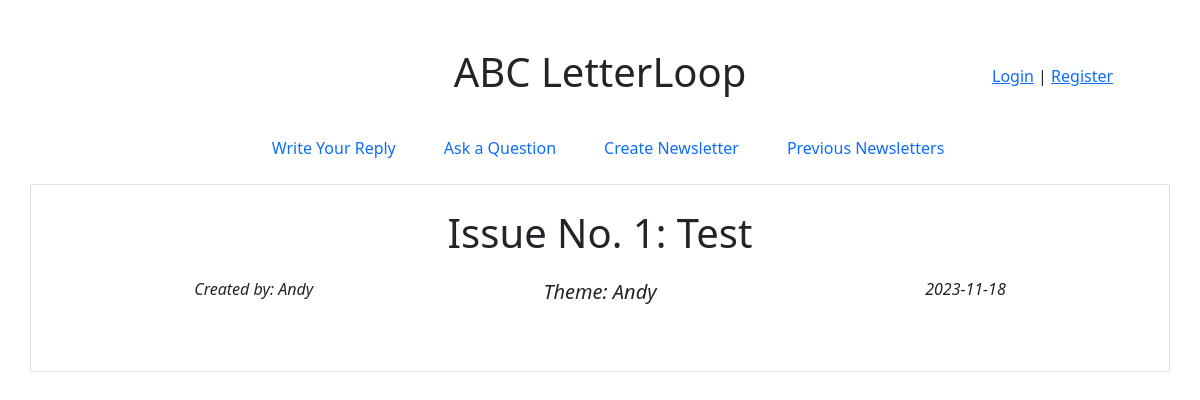
The app's page /, older data.
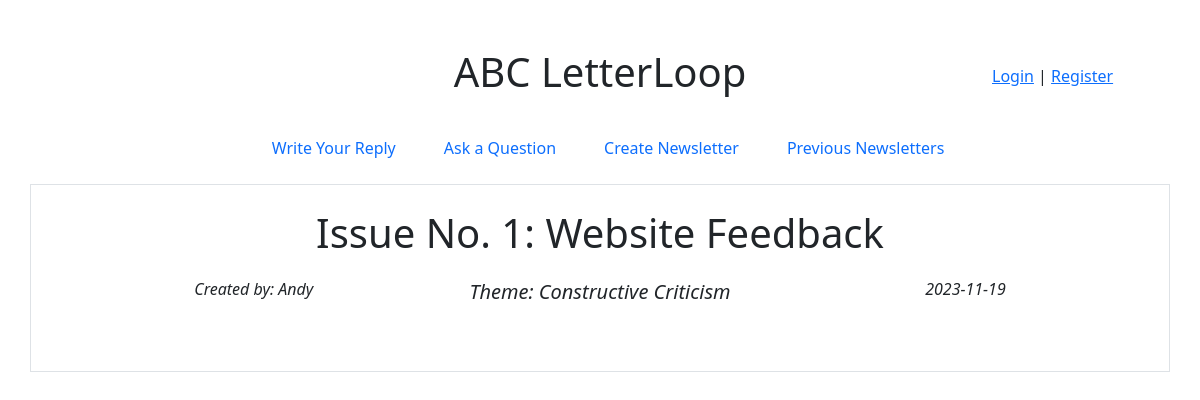
The same page, newer data.
### db.py (models this page shows)
class Issue(db.Model):
    issueId = db.Column(Integer, primary_key=True, autoincrement=True)
    name = db.Column(String, nullable=False)
    theme = db.Column(String)
    date = db.Column(DateTime, default=datetime.now)
    q_dl = db.Column(DateTime, nullable=False)
    a_dl = db.Column(DateTime, nullable=False)
    userId = db.Column(Integer, db.ForeignKey('user.userId'))
    questions = db.relationship('Question', backref='issue', lazy=False)

class User(db.Model):
    userId = db.Column(Integer, primary_key=True, autoincrement=True)
    name = db.Column(String, nullable=False)
    email = db.Column(String, nullable=False, unique=True)
    password = db.Column(String, nullable=False)
    replied = db.Column(Boolean, nullable=False)
    asked = db.relationship('Question', backref='user', lazy=False)
    answered = db.relationship('Answer', backref='user', lazy=False)

### app.py (the view)
@app.route("/", methods=["GET"])
def main():
    if g.user is None:
        logged_in = False
        name = None
    else:
        logged_in = True
        name = g.user.name
    ongoing = False
    ongoing_issue = get_latest_issue(Issue.a_dl, datetime.now())
    if g.user is not None and ongoing_issue is not None and ongoing_issue.q_dl > datetime.now() and \
        not db.session.query(User.replied).filter(User.userId == g.user.userId).scalar():
        ongoing = True
    issue = get_latest_issue(Issue.a_dl, datetime.now())
    if issue is None:
        return render_template("index.html", logged_in=logged_in, name=name,valid=False, ongoing=ongoing)
    return render_template("index.html", logged_in=logged_in, name=name,valid=True,
                            theme=issue.theme, username=get_user(issue.userId).name, date=issue.date.strftime("%Y-%m-%d"),
                            issueId=issue.issueId, issueName=issue.name, ongoing=ongoing
                           )

### app.py (called while the page is built)
@app.before_request
def load_logged_in_user():
    user_id = session.get('user_id')
    if user_id is None:
        g.user = None
    else:
        g.user = db.session.query(User).filter(User.userId == user_id).first()

def get_latest_issue(date, before=None):
    if before is None:
        return db.session.query(Issue).order_by(date.desc()).first()
    else:
        return db.session.query(Issue).filter(date < before).order_by(date.desc()).first()

def get_user(userId):
    return db.session.query(User).filter(User.userId == userId).first()

### templates/index.html (shortened to what this page needs)
<!DOCTYPE html>
<html>
    <head>
        <link href="https://cdn.jsdelivr.net/npm/bootstrap@5.3.2/dist/css/bootstrap.min.css" rel="stylesheet">
        <link href="../static/index.css" rel="stylesheet">
    </head>
    <body>
        <header>
            <div class="container">
                <div class="row justify-content-center mt-5 mb-4">
                    <div class="col-lg-2 col-0"></div>
                    <div class="col-lg-8 col-7 text-center">
                        <h1 class="h1">ABC LetterLoop</h1>
                    </div>
                    <div class="col-lg-2 col-4 d-flex status-container text-right">
                        {% if logged_in %}
                            <div class="vertical-center text-nowrap">{{ name }} |&nbsp<a href="/logout">Logout</a></div>
                        {% else %}
                            <div class="vertical-center text-nowrap"><a href="/login">Login</a>&nbsp|&nbsp<a href="/register">Register</a></div>
                        {% endif %}
                    </div>
                    </div>
                </div>
        </header>
        <nav>
            <ul class="nav justify-content-center mt-2 mb-3 ms-lg-3">
                <li class="nav-item me-lg-3"><a class="nav-link" href="/reply">Write Your Reply</a></li>
                <li class="nav-item me-lg-3"><a class="nav-link" href="/ask">Ask a Question</a></li>
                <li class="nav-item me-lg-3"><a class="nav-link" href="/new">Create Newsletter</a></li>
                <li class="nav-item"><a class="nav-link" href="/previous">Previous Newsletters</a></li>
            </ul>
        </nav>
        <main>
            {% if valid %}
                <article class="container border p-4 mt-1 mb-5">
                    <div class="row justify-content-center">
                        <div class="col-12 col-lg-12 mb-2 text-center">
                            <h1 class="h1">Issue No. {{ issueId }}: {{ issueName }}</h1>
                        </div>
                    </div>
                    <div class="row justify-content-center mt-1 fw-light">
                        <div class="col-3 col-lg-2 text-start fst-italic fs-6">
                            <div>Created by: {{ username }}</div>
                        </div>
                        <div class="col-6 col-lg-5 text-center fst-italic fs-5">
                            {% if theme == "" %}
                                <div>No Theme</div>
                            {% else %}
                                <div>Theme: {{ theme }}</div>
                            {% endif %}
                        </div>
                        <div class="col-3 col-lg-2 text-end fst-italic fs-6 text-nowrap">
                            {{ date }}
                        </div>
                    </div>
                    <div class="row justify-content-center mt-4">
                        <div class="col-12 col-lg-9 pt-3 ps-4 pe-4" id="issue-content-div">
                        </div>
                    </div>
                </article>
            {% endif %}
        </main>
    </body>
</html>

### static/index.css (style rules this page uses)
.vertical-center { display: flex; align-items: center; justify-content: flex-start; }

Row changes from the older to the newer data that the page shows:
changed Issue: name "Test" → "Website Feedback"; theme "Andy" → "Constructive Criticism"
Text that changed along with them:
{{ date }}: "2023-11-18" → "2023-11-19"
